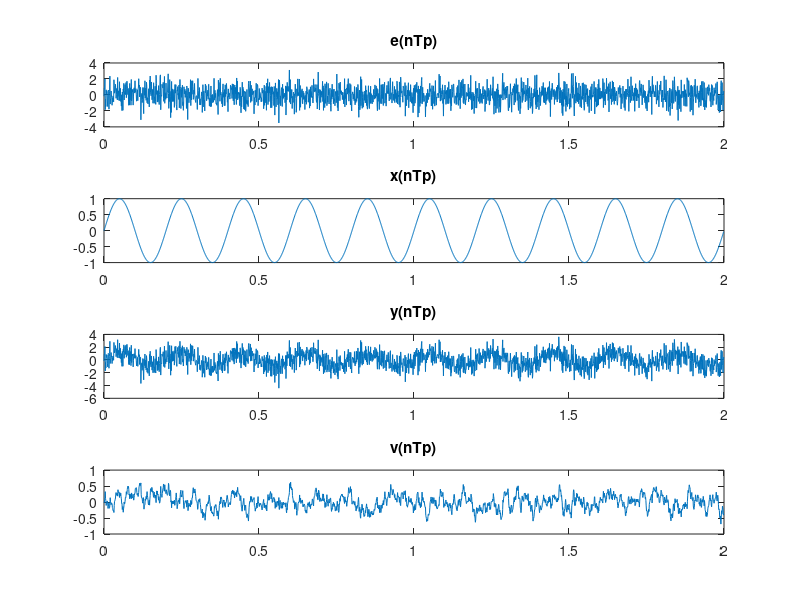

The MATLAB script that drew this image: (Note: this script raises an error after producing the figure.)
close all; clear; clc;

sig = sqrt(1);
N = 2000;
Tp = 0.001;

n = 0:N-1;
tn = n * Tp;

e = sig * randn(1, N);
x = sin(2 * pi * 5 * tn);
y = sin(2 * pi * 5 * tn) + e(n + 1);
H = tf(0.1, [1 -0.9], Tp);
v = lsim(H, e, tn)';

figure;
subplot(4, 1, 1)
plot(tn, e)
title('e(nTp)')
subplot(4, 1, 2)
plot(tn, x)
title('x(nTp)')
subplot(4, 1, 3)
plot(tn, y)
title('y(nTp)')
subplot(4, 1, 4)
plot(tn, v)
title('v(nTp)')

e_corr = zeros(1, N);
for k=0:N-1
    e_corr(k+1) = Covar([e', e'], k);
end

x_corr = zeros(1, N);
for k=0:N-1
    x_corr(k+1) = Covar([x', x'], k);
end

y_corr = zeros(1, N);
for k=0:N-1
    y_corr(k+1) = Covar([y', y'], k);
end

v_corr = zeros(1, N);
for k=0:N-1
    v_corr(k+1) = Covar([v', v'], k);
end

e_corr_flip = flip(e_corr);
e_corr = [e_corr_flip, e_corr(2:end)];

x_corr_flip = flip(x_corr);
x_corr = [x_corr_flip, x_corr(2:end)];

y_corr_flip = flip(y_corr);
y_corr = [y_corr_flip, y_corr(2:end)];

v_corr_flip = flip(v_corr);
v_corr = [v_corr_flip, v_corr(2:end)];

figure;
subplot(4, 1, 1)
plot(-(N-1):N-1, e_corr)
title('e corr')
subplot(4, 1, 2)
plot(-(N-1):N-1, x_corr)
title('x corr')
subplot(4, 1, 3)
plot(-(N-1):N-1, y_corr)
title('y corr')
subplot(4, 1, 4)
plot(-(N-1):N-1, v_corr)
title('v corr')

yx_corr = zeros(1, N);
for k=0:N-1
    yx_corr(k+1) = Covar([y', x'], k);
end

xy_corr = zeros(1, N);
for k=0:N-1
    xy_corr(k+1) = Covar([x', y'], k);
end

figure;
plot(-(N-1):N-1, [flip(xy_corr), yx_corr(2:end)])
title('yx corr')
